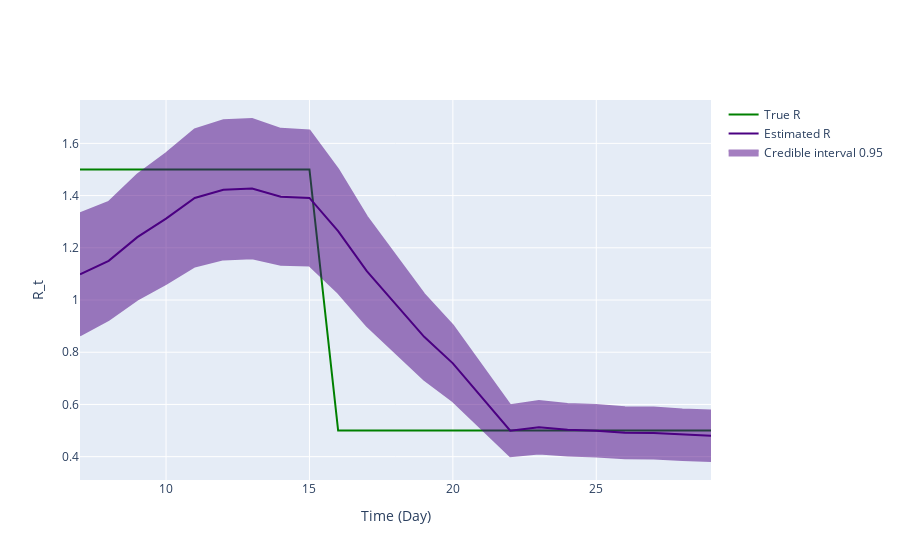

Source (notebook cell):
### Code cell
fig = ReproductionNumberPlot()

fig.add_ground_truth_rt(ground_truth)
fig.add_interval_rt(interval2)

fig.update_labels(time_label='Time (Day)', r_label='R_t')

fig.show_figure()

### Figure 1 — Plotly figure (JSON) as saved in the notebook; plotly's stock layout.template omitted (floating-point values rounded to 4 significant figures)
{"data": [{"line": {"color": "green"}, "mode": "lines", "name": "True R", "type": "scatter", "x": [7, 8, 9, 10, 11, 12, 13, 14, 15, 16, 17, 18, 19, 20, 21, 22, 23, 24, 25, 26, 27, 28, 29], "y": [1.5, 1.5, 1.5, 1.5, 1.5, 1.5, 1.5, 1.5, 1.5, 0.5, 0.5, 0.5, 0.5, 0.5, 0.5, 0.5, 0.5, 0.5, 0.5, 0.5, 0.5, 0.5, 0.5]}, {"line": {"color": "indigo"}, "mode": "lines", "name": "Estimated R", "type": "scatter", "x": [7, 8, 9, 10, 11, 12, 13, 14, 15, 16, 17, 18, 19, 20, 21, 22, 23, 24, 25, 26, 27, 28, 29], "y": [1.098, 1.15, 1.241, 1.312, 1.391, 1.422, 1.427, 1.395, 1.391, 1.264, 1.111, 0.9832, 0.859, 0.7574, 0.6274, 0.4993, 0.5124, 0.5032, 0.4995, 0.4914, 0.491, 0.4841, 0.48]}, {"fill": "toself", "fillcolor": "indigo", "line": {"color": "indigo"}, "mode": "lines", "name": "Credible interval 0.95", "opacity": 0.5, "type": "scatter", "x": [7, 8, 9, 10, 11, 12, 13, 14, 15, 16, 17, 18, 19, 20, 21, 22, 23, 24, 25, 26, 27, 28, 29, 29, 28, 27, 26, 25, 24, 23, 22, 21, 20, 19, 18, 17, 16, 15, 14, 13, 12, 11, 10, 9, 8, 7], "y": [1.332, 1.376, 1.48, 1.562, 1.653, 1.689, 1.693, 1.656, 1.65, 1.5, 1.32, 1.169, 1.023, 0.9027, 0.7488, 0.5972, 0.6129, 0.6022, 0.5982, 0.589, 0.5888, 0.581, 0.5766, 0.3834, 0.3871, 0.3931, 0.3938, 0.4008, 0.4041, 0.4119, 0.4015, 0.506, 0.6121, 0.6952, 0.7969, 0.9015, 1.027, 1.132, 1.135, 1.16, 1.156, 1.128, 1.062, 1.001, 0.924, 0.8646]}], "layout": {"hovermode": "x unified", "xaxis": {"title": {"text": "Time (Day)"}}, "yaxis": {"title": {"text": "R_t"}}}}
